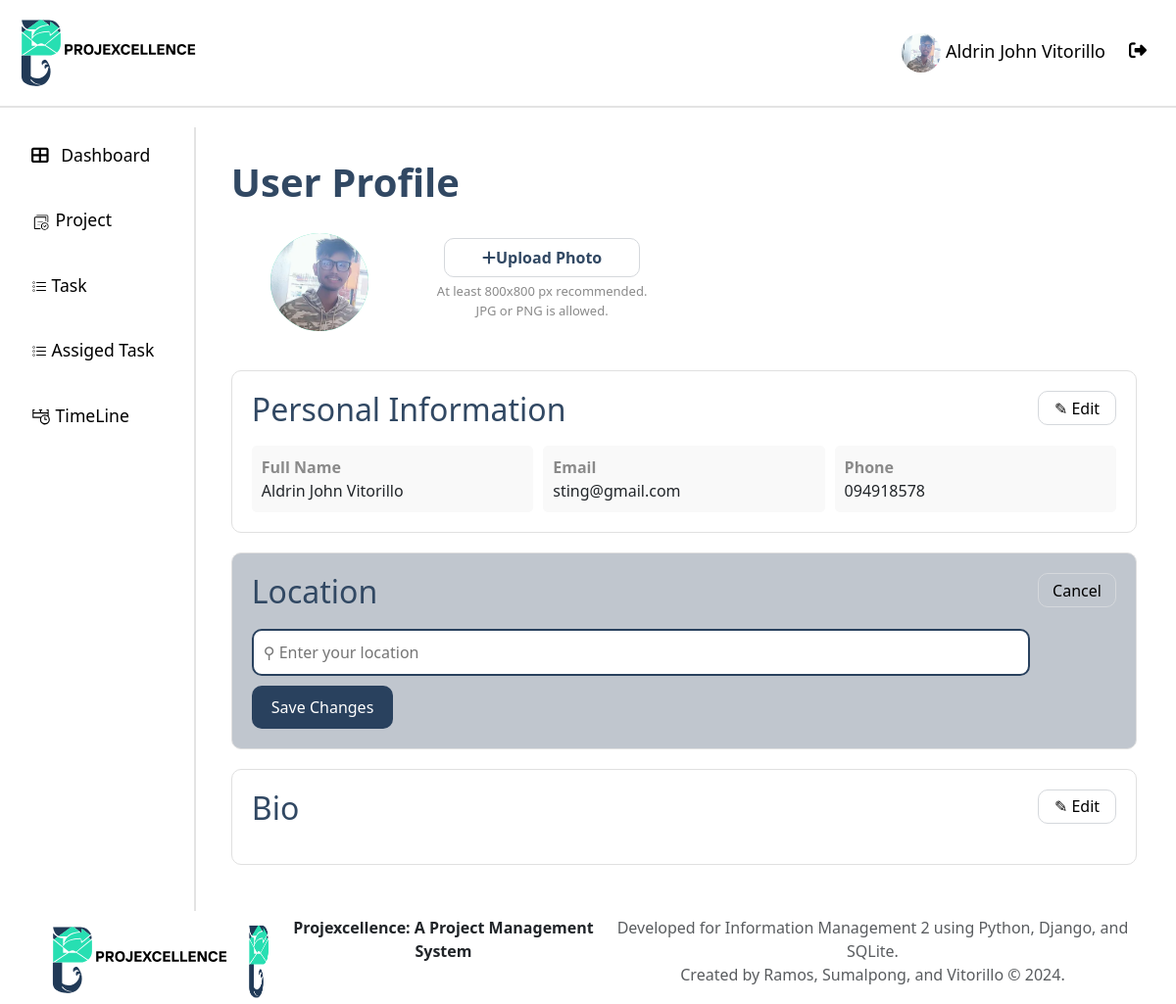
Screenshot of /profile/ (signed in) with the database file from the repository.
### api/models.py (models this page shows, shortened)
class User(AbstractUser):
    ROLE_CHOICES = [
        ("ADMIN", "Admin"),
        ("PM", "projectmanger"),
        ("MEMBER", "member"),
    ]
    STATUS_CHOICES = [
        ("APPROVED", "Approved"),
        ("REJECTED", "Rejected"),
        ("PENDING", "Pending"),
    ]
    username = None  # Remove the username field entirely
    email = models.EmailField(_("email address"), unique=True)
    phone_regex = RegexValidator(
        regex=r"^\+?1?\d{9,15}$",
        message="Phone number must be entered in the format: '+999999999'. Up to 15 digits allowed.",
    )
    phone_number = models.CharField(validators=[phone_regex], max_length=17, blank=True)
    role = models.CharField(max_length=10, choices=ROLE_CHOICES, default="EMPLOYEE")
    date_of_hire = models.DateField(blank=True, null=True)
    profile_path = models.ImageField(null=True, blank=True,upload_to='profile/' )
    status = models.CharField(max_length=20, choices=STATUS_CHOICES, default="PENDING")
    groups = models.ManyToManyField(
        "auth.Group",
        verbose_name=_("groups"),
        blank=True,
        related_name="custom_user_set",
        related_query_name="custom_user",
    )
    user_permissions = models.ManyToManyField(
        "auth.Permission",
        verbose_name=_("user permissions"),
        blank=True,
        related_name="custom_user_set",
        related_query_name="custom_user",
    )
    objects = UserManager()
    USERNAME_FIELD = "email"
    REQUIRED_FIELDS = ["first_name", "last_name", "date_of_hire", "password"]

### api/Views/views.py (the view)
# urls.py: path("profile/", views.edit_profile, name="profile"),
@login_required
def edit_profile(request):
    if request.method == 'POST':
        form = UserProfileForm(request.POST, request.FILES, instance=request.user, request=request)
        if form.is_valid():
            current_password = form.cleaned_data.get("current_password")
            if current_password and not request.user.check_password(current_password):
                form.add_error('current_password', 'The current password is incorrect.')
            else:
                form.save()
                return redirect('profile')
    else:
        form = UserProfileForm(instance=request.user)
    return render(request, 'profile.html', {'form': form})

### api/templates/profile.html (shortened to what this page needs)
{% extends "base.html" %}
{% load static %}
{% load crispy_forms_tags %}
{% block content %}
<div class="main-content">
    <h1>User Profile</h1>
    <div class="profile-header" style="display: flex; align-items: center;">
        <span>
            {% if request.user.profile_path and request.user.profile_path.url %}
                <img class="profile-avatar" src="{{ request.user.profile_path.url }}" alt="User Profile" style="width: 100px; height: 100px; border-radius: 50%; object-fit: cover;">
            {% endif %}
        </span>
        <span>
            <div class="profile-header2" style="margin-left: 30px; display: flex; flex-direction: column;">
                <div class="upload-photo" data-bs-toggle="modal" data-bs-target="#uploadProfileModal" style="cursor: pointer;">
                    <i class="fas fa-plus mr-2"></i> Upload Photo
                </div>
                <p class="upload-text">At least 800x800 px recommended.<br>JPG or PNG is allowed.</p>
            </div>
        </span>
    </div>
    <div class="info-section">
        <div class="info-header">
            <h2>Personal Information</h2>
            <button class="edit-button">✎ Edit</button>
        </div>
        <div class="info-content">
            <div class="info-item">
                <strong>Full Name</strong>
                <div>{{ request.user.first_name|capfirst }} {{ request.user.last_name|capfirst }}</div>
            </div>
            <div class="info-item">
                <strong>Email</strong>
                <div>{{ request.user.email }}</div>
            </div>
            <div class="info-item">
                <strong>Phone</strong>
                <div>{{ request.user.phone_number }}</div>
            </div>
        </div>
    </div>
    <div class="info-loc-section">
        <div class="info-header">
            <h2>Location</h2>
            <button class="cancel-button">Cancel</button>
        </div>
        <input type="text" class="location-input" placeholder="⚲ Enter your location">
        <button class="save-button">Save Changes</button>
    </div>
    <div class="info-section">
        <div class="info-header">
            <h2>Bio</h2>
            <button class="edit-button">✎ Edit</button>
        </div>
    </div>
</div>
{% endblock  %}

### api/templates/base.html (shortened to what this page needs)
{% load static %}
<!DOCTYPE html>
<html lang="en">
  <head>
    <link
      href="https://cdn.jsdelivr.net/npm/bootstrap@5.3.0/dist/css/bootstrap.min.css"
      rel="stylesheet"
    />
    <link href="https://cdn.jsdelivr.net/npm/bootstrap-icons/font/bootstrap-icons.css" rel="stylesheet">
    <link
      href="https://cdnjs.cloudflare.com/ajax/libs/font-awesome/6.4.0/css/all.min.css"
      rel="stylesheet"
    />
    <link href="https://cdn.jsdelivr.net/npm/bootstrap@5.3.0/dist/css/bootstrap.min.css" rel="stylesheet">
  </head>
  <body>
    <header>
      <div class="header">
          <img src="{% static '/res/slogo.svg' %}" alt="logo" width="200px">
          <div class="profile" >
            <a class="nav-link {% if request.resolver_match.url_name == 'profile' %}active{% endif %}" href="{% url 'profile' %}">
              {% if request.user.profile_path.url != null  %}
                <img src="{{ request.user.profile_path.url }}" width="40px" height="40px" style="border-radius: 50%;" >
              {%endif%}
              {{ request.user.first_name|capfirst }} {{ request.user.last_name|capfirst }}
            </a>
            <a class="nav-link" href="{% url 'logout' %}" onclick="event.preventDefault(); document.getElementById('logout-form').submit();" style="margin-top: 5px;">
              <i class="fas fa-sign-out-alt me-2"></i>
            </a>
          </div>
      </div>
    </header>
    <div class="container-fluid">
      <div class="row">
        <nav
          id="sidebarMenu"
          class="col-md-3 col-lg-2 d-md-block sidebar collapse"
        >
          <ul class="nav flex-column">
            <li class="nav-item">
              <a class="nav-link {% if request.resolver_match.url_name == 'dashboard' %}active{% endif %}" href="{% url 'dashboard' %}">
                <i class="fas fa-th-large me-2"></i> Dashboard
              </a>
            </li>
            <li class="nav-item">
              <a class="nav-link {% if request.resolver_match.url_name == 'project' %}active{% endif %}" href="{% url 'project' %}">
                <img src="{% static '/res/projectIcon.svg' %}" alt="logo" width="20px">  Project
              </a>
            </li>
            <li class="nav-item">
              <a class="nav-link {% if request.resolver_match.url_name == 'task' %}active{% endif %}" href="{% url 'task' 'Pending' %}">
                 Task
              </a>
            </li>
            <li class="nav-item">
              <a class="nav-link {% if request.resolver_match.url_name == 'assign_task' %}active{% endif %}" href="{% url 'assign_task' 'Pending' %}">
                 Assiged Task
              </a>
            </li>
            <li class="nav-item">
              <a class="nav-link {% if request.resolver_match.url_name == 'timeline' %}active{% endif %}" href="{% url 'timeline' %}">
                <img src="{% static '/res/timelineIcon.svg' %}" alt="logo" width="20px">  TimeLine
              </a>
            </li>
          </ul>
        </nav>
        <main class="col-md-9 ms-sm-auto col-lg-10 px-md-4 main-content">
          {% block content %}{% endblock content %}
        </main>
      </div>
    </div>
  </body>
  <footer class="footer">
    <div class="container text-center content-container">
      <img src="{% static '/res/slogo.svg' %}" alt="logo" width="200px">
      <img src="{% static '/res/logoPlaceHolder.png' %}" alt="logo" width="40px">
      <p class="mb-1 fw-bold">Projexcellence: A Project Management System</p>
      <p class="text-muted">
        Developed for Information Management 2 using Python, Django, and SQLite.<br>
        Created by Ramos, Sumalpong, and Vitorillo &copy; {% now "Y" %}.
      </p>
    </div>
  </footer>
</html>

### api/templates/base.html (style rules this page uses)
.header { overflow: hidden; background-color: #ffffff; padding: 20px 10px; position: fixed; top: 0; width: 100%; z-index: 1000; margin-bottom: 10px; border-bottom: 2px solid #e3e3e3; height: 110px; display: flex; justify-content: space-between; align-items: center; }
.header a { float: left; color: black; text-align: center; padding: 12px; text-decoration: none; font-size: 18px; line-height: 25px; border-radius: 4px; }
body { margin-top: 130px; background-color: #ffffff; }
.sidebar { background-color: #ffffff; color: black; height: 100vh; overflow-y: auto; position: fixed; top: 100; left: 0; z-index: 1000; border-right: 2px solid #e3e3e3; }
.sidebar .nav-link { color: black; padding: 15px 20px; font-size: 1.1rem; margin-bottom: 10px; }
.main-content { margin-left: 0; padding-top: 20px; }

### api/templates/profile.html (style rules this page uses)
.container { display: flex; height: 100%; }
.main-content { flex-grow: 1; padding: 16px; margin-left: 17%; }
.profile-header { display: flex; align-items: center; margin-bottom: 20px; }
.profile-header2 { display: flex; align-items: center; margin-top: 10px; }
.profile-avatar { width: 120px; height: 120px; border-radius: 50%; background-color: #46DFB1; margin: 20px 40px 20px 40px; }
.upload-photo { color: #314863; cursor: pointer; border: 1px #d5d8dc solid; border-radius: 10px; width: 200px; height: 40px; font-weight: 650; display: flex; align-items: center; justify-content: center; }
.upload-text { font-size: 13px; color: #8a8a8a; margin-top: 5px; text-align: center; }
.info-section { background-color: #fff; border: 1px solid #e0e0e0; border-radius: 10px; padding: 20px; margin-bottom: 20px; width: 100%; }
.info-loc-section { background-color: #fff; border: 1px solid #e0e0e0; border-radius: 10px; padding: 20px; margin-bottom: 20px; background-color: #c0c6ce ; }
.info-header { display: flex; justify-content: space-between; margin-bottom: 10px; }
.edit-button, .cancel-button { background: none; color: #000000; cursor: pointer; border: 1px #d5d8dc solid; border-radius: 10px; width: 80px; height: 35px; }
.info-content { display: grid; grid-template-columns: repeat(3, 1fr); gap: 10px; }
.info-item { background-color: #f9f9f9; padding: 10px; border-radius: 5px; }
.location-input { width: 90%; padding: 10px; margin-bottom: 10px; border: 2px solid #29415e; border-radius: 10px; }
.save-button { background-color: #29415e; font-weight: 500; color: white; border: none; padding: 10px 20px; cursor: pointer; border-radius: 10px; }
h1 { color: #314863; font-weight: 700; }
h2 { color: #314863; }
strong { color: #8a8a8a; }

### rows the page displays
User: user.profile_path (picture), user.first_name "Aldrin John", user.last_name "Vitorillo", user.email "sting@gmail.com", user.phone_number "094918578"
